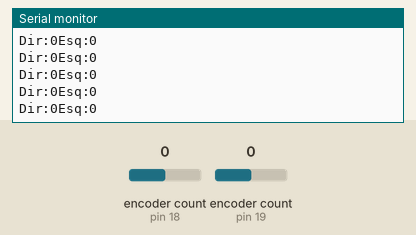
Simulated run of this sketch. Board: Arduino Uno, built with avr-gcc and run on an emulated ATmega328P. Shown: the last lines printed to the serial monitor. The test bench sets the inputs (shaded band); at power-on: encoder count (sensors on pin 18, pin 19) 0.

Above: at 1.2 s.
1.3 s: encoder count (sensor on pin 18) set to 1
At 1.31 s:
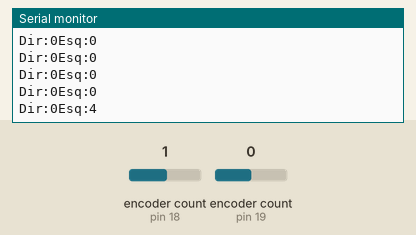
2.8 s: encoder count (sensor on pin 19) set to 1
At 2.82 s:
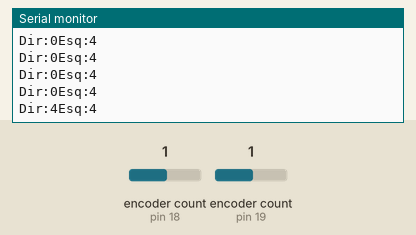
4.3 s: encoder count (sensor on pin 18) set to 2
At 4.33 s:
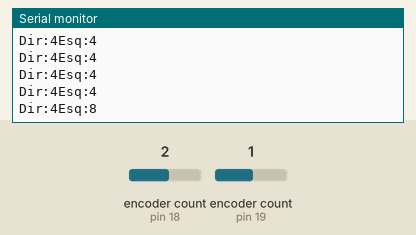
5.8 s: encoder count (sensor on pin 19) set to 2
At 5.83 s:
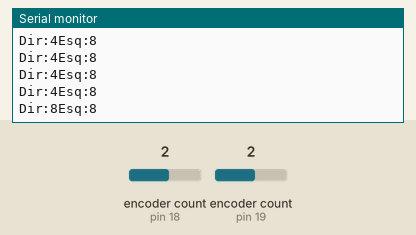
Timing chart, 0 to 8.3 s (numbered marks = the images above; inputs shaded):
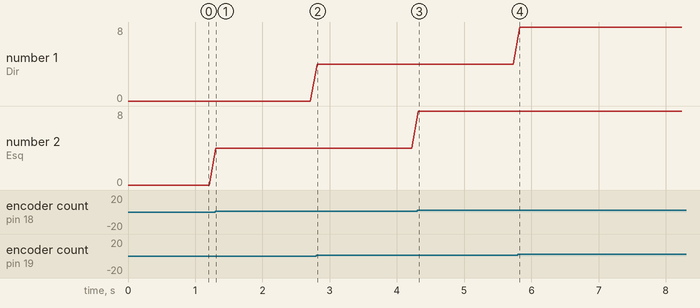

The sketch:

LeituraEncoder_TEST.ino
```cpp
#include <Encoder.h>


Encoder MotorDir(19, 17);     //Pinagem do interrupitor do MotoDir
Encoder MotorEsq(18, 16);   //Pinagem do interrupitor do MotoDir


long Pulsos_Dir = 0;
long Pulsos_Esq = 0;

void setup()

{
  Serial.begin(9600);

}

void loop()

{

Pulsos_Dir = MotorDir.read();
Pulsos_Esq = MotorEsq.read();

Serial.print("Dir:");
Serial.print(Pulsos_Dir);

Serial.print("Esq:");
Serial.println(Pulsos_Esq);

delay(100);

}
```

Measured:
- after the input at 1.3 s, the serial monitor: prints a new line at once (image 1)
- after the input at 2.8 s, the serial monitor: prints a new line at once (image 2)
- after the input at 4.3 s, the serial monitor: prints a new line at once (image 3)
- after the input at 5.8 s, the serial monitor: prints a new line at once (image 4)
- plotted number 2: 0 → 4 after the input at 1.3 s, 4 → 8 after the input at 4.3 s
